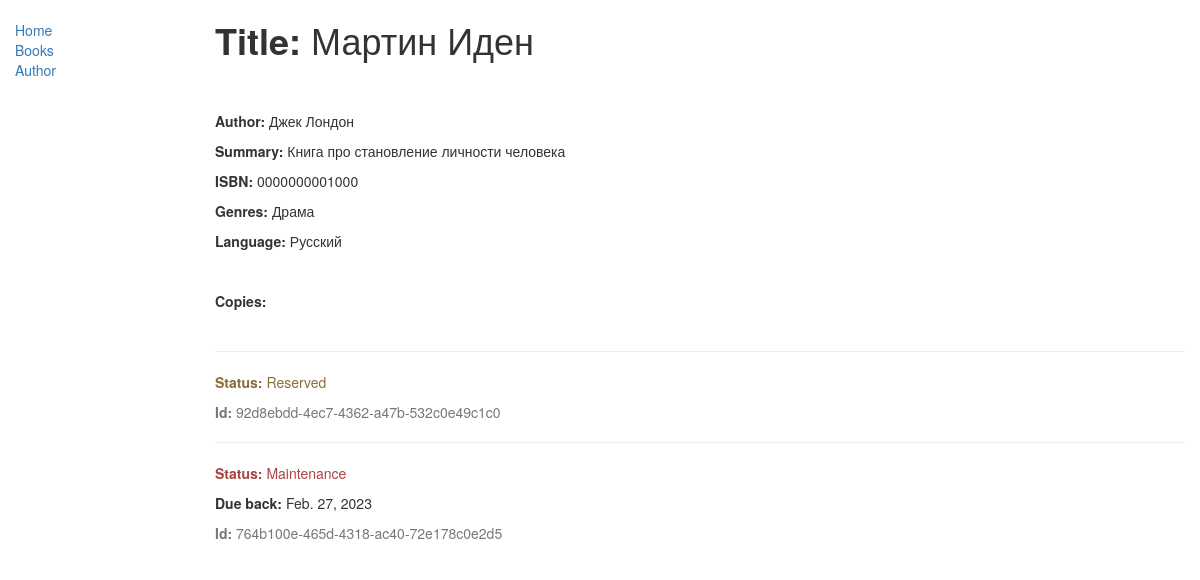
/catalog/book/1, run on the app's committed database.
### catalog/models.py (models this page shows, shortened)
class Book(models.Model):
    title = models.CharField(max_length=150, help_text="Enter a book title")
    author = models.ForeignKey('Author', models.SET_NULL, null=True)
    summary = models.TextField(max_length=1000, help_text="Enter a book summary")
    isbn = models.CharField('ISBN', max_length=13, help_text='13 Character <a href="https://www.isbn-international.org/content/what-isbn">ISBN number</a>')
    genre = models.ManyToManyField(Genre, help_text="Select a book genre")
    language = models.ForeignKey(Language, models.SET_NULL, null=True)

class Author(models.Model):
    first_name = models.CharField(max_length=100)
    second_name = models.CharField(max_length=100)
    date_of_birth = models.DateField(null=True, blank=True)
    date_of_death = models.DateField(null=True, blank=True)
    def __str__(self):
        return f'{self.first_name} {self.second_name}'

class Genre(models.Model):
    name = models.CharField(max_length=200, help_text="Enter a book genre")
    def __str__(self):
        return self.name

class Language(models.Model):
    name = models.CharField(max_length=50, help_text="Enter a book language")
    def __str__(self):
        return self.name

class BookInstance(models.Model):
    id = models.UUIDField(primary_key=True, default=uuid.uuid4, help_text="Unique key of a book")
    book = models.ForeignKey(Book, on_delete=models.SET_NULL, null=True)
    due_back = models.DateField(null=True, blank=True)
    LOAN_STATUS = (
        ('m', 'Maintenance'),
        ('o', 'On loan'),
        ('a', 'Available'),
        ('r', 'Reserved')
    )
    status = models.CharField(max_length=1, choices=LOAN_STATUS, default='m')

### catalog/views.py (the view)
# urls.py: re_path(r'^book/(?P<pk>\d+)$', views.BookDetailView.as_view(), name="book-detail"),
class BookDetailView(generic.DetailView):
    model = Book

### catalog/templates/catalog/book_detail.html
{% extends 'base_generic.html'%}
{%block content%}
<h1 style="margin-bottom:50px;"><b>Title: </b> {{book.title}}</h1>
<p><b>Author: </b>{{book.author}}</p>
<p><b>Summary: </b>{{book.summary}}</p>
<p><b>ISBN: </b>{{book.isbn}}</p>
<p><b>Genres: </b>{%for genre in book.genre.all%}{{genre}}{%if not forloop.last%}, {%endif%}{%endfor%}</p>
<p><b>Language: </b>{{book.language}}</p>
<p style="margin:40px 0;"><b>Copies:</b></p>
{% for instance in book.bookinstance_set.all %}
<hr>
<p class="{%if instance.status == 'a'%}text-success{%elif instance.status == 'm'%}text-danger{%else%}text-warning{%endif%}"><b>Status: </b>{{instance.get_status_display}}</p>
{%if instance.due_back%}<p><b>Due back: </b>{{instance.due_back}}</p>{%endif%}
<p class="text-muted"><b>Id: </b>{{instance.id}}</p>
{%endfor%}
{%endblock%}

### catalog/templates/base_generic.html (shortened to what this page needs)
<!doctype html>
<html lang="en">
<head>
    <link rel="stylesheet" href="https://maxcdn.bootstrapcdn.com/bootstrap/3.3.7/css/bootstrap.min.css">
    {% load static %}
    <link rel="stylesheet" href="{% static 'css/style.css' %}">
</head>
<body>
    <div class="container-fluid">
        <div class="row">
            <div class="col-sm-2">
                {% block sidebar %}
                    <ul class="sidebar-nav">
                        <li>
                          <a href="{% url 'index' %}">Home</a>
                        </li>
                        <li>
                          <a href="{% url 'books' %}">Books</a>
                        </li>
                        <li>
                          <a href="{%url 'authors'%}">Author</a>
                        </li>
                    </ul>
                {% endblock %}
            </div>
            <div class="col-sm-10">
                {% block content %}{% endblock %}
            </div>
        </div>
    </div>
</body>
</html>

### catalog/static/css/style.css (style rules this page uses)
.sidebar-nav { margin-top: 20px; padding: 0; list-style: none; }
.col-sm-10 { position: static; }

### data on the page
Book: title "Мартин Иден", author "Джек Лондон", summary "Книга про становление личности человека", isbn "0000000001000", language "Русский"
Genre: name "Драма"
BookInstance: status "Reserved", id "92d8ebdd-4ec7-4362-a47b-532c0e49c1c0"
BookInstance: status "Maintenance", due_back "Feb. 27, 2023", id "764b100e-465d-4318-ac40-72e178c0e2d5"
